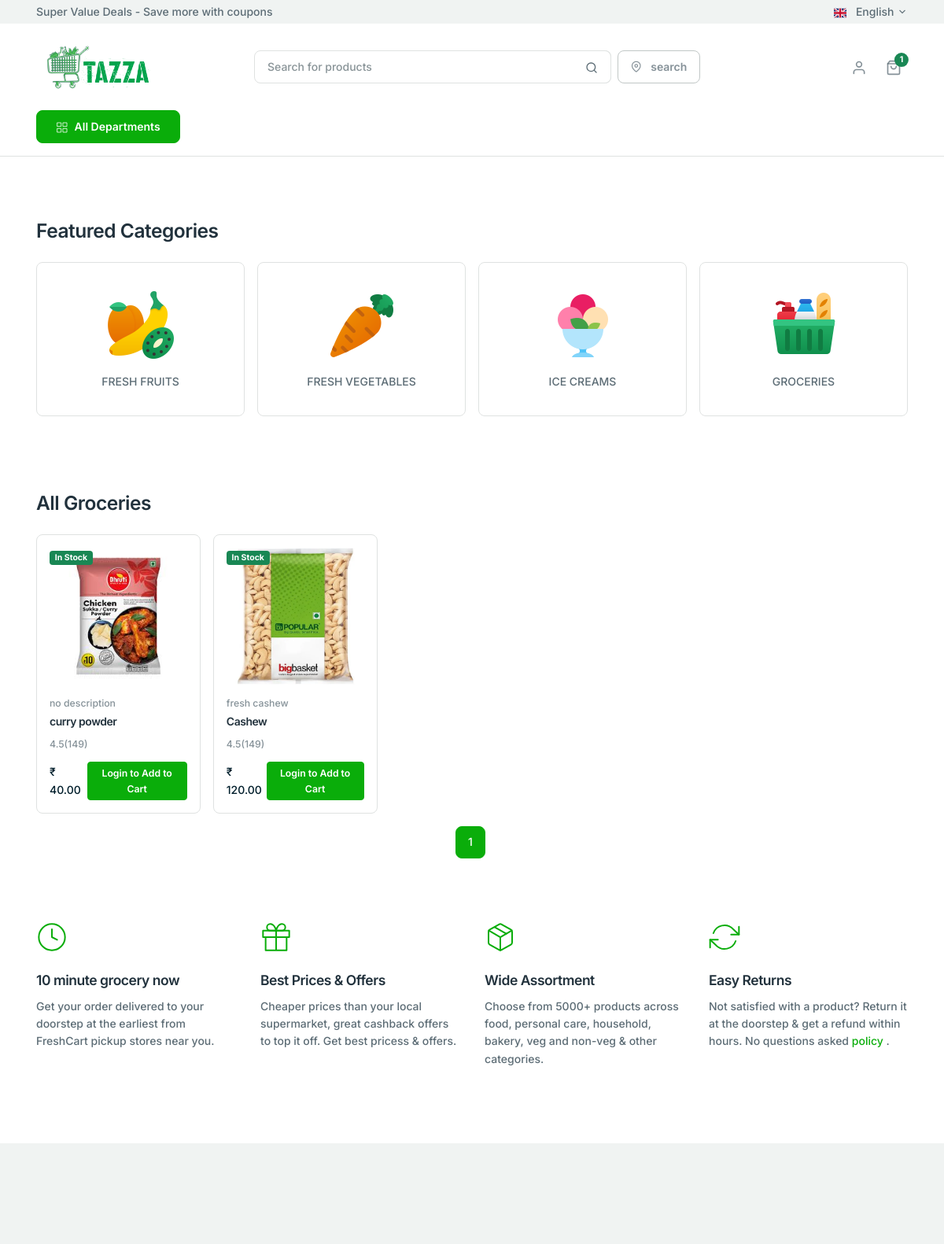
Page /grocery/ on the committed database.
### APP/models.py (models this page shows, shortened)
class Product(models.Model):
    CATEGORY_CHOICES = [
        ('VEG', 'Vegetables'),
        ('ICE', 'Ice creams'),
        ('FRU', 'Fruits'),
        ('GRO', 'Groceries'),
    ]
    name = models.CharField(max_length=50)
    description = models.CharField(max_length=300, default='')
    quantity = models.IntegerField(default=0)
    price = models.DecimalField(max_digits=10, decimal_places=2)
    images = models.ImageField(upload_to='images/', null=True)
    category = models.CharField(max_length=3, choices=CATEGORY_CHOICES, default='VEG')
    in_stock = models.BooleanField(default=True)  # New field for stock availability

### APP/views.py (the view)
# urls.py: path('grocery/', views.groceries, name='grocery'),
def groceries(request):
    groceries_list = Product.objects.filter(category='GRO')
    paginator = Paginator(groceries_list, 8)  # Show 8 products per page
    page_number = request.GET.get('page')
    page_obj = paginator.get_page(page_number)
    return render(request, 'grocery.html', {'address': page_obj})

### templates/grocery.html (shortened to what this page needs)
<!DOCTYPE html>
{% load static %}
<html lang="en"><head>
		<link href="{% static 'css/slick.css' %}" rel="stylesheet">
		<link href="{% static 'css/slick-theme.css' %}" rel="stylesheet">
		<link href="{% static 'css/tiny-slider.css' %}" rel="stylesheet">
<link href="{% static 'css/bootstrap-icons.min.css' %}" rel="stylesheet">
<link href="{% static 'css/feather-icons.css' %}" rel="stylesheet">
<link href="{% static 'css/simplebar.min.css' %}" rel="stylesheet">
<link rel="stylesheet" href="{% static 'css/theme.min.css' %}">
	</head>
	<body>
<div class="border-bottom">
	<div class="bg-light py-1">
		<div class="container">
			<div class="row">
				<div class="col-md-6 col-12 text-center text-md-start"><span>Super Value Deals - Save more with coupons</span></div>
				<div class="col-6 text-end d-none d-md-block">
					<div class="dropdown selectBox">
						<a class="dropdown-toggle selectValue text-reset" href="javascript:void(0)" data-bs-toggle="dropdown" aria-expanded="false">
							<span class="me-2">
							</span>
							English
						</a>
					</div>
				</div>
			</div>
		</div>
	</div>
	<div class="py-5">
		<div class="container">
			<div class="row w-100 align-items-center gx-lg-2 gx-0">
				<div class="col-xxl-2 col-lg-3 col-md-6 col-5">
					<a class="navbar-brand d-none d-lg-block" href="{% url 'index' %}">
						<img height="70px;" src="{% static 'images/icons/logo.png' %}" alt="eCommerce HTML Template">
					</a>
				</div>
				<div class="col-xxl-5 col-lg-5 d-none d-lg-block">
					<form action="#">
						<div class="input-group">
							<input class="form-control rounded" type="search" placeholder="Search for products">
							<span class="input-group-append">
								<button class="btn bg-white border border-start-0 ms-n10 rounded-0 rounded-end" type="button">
									<svg xmlns="http://www.w3.org/2000/svg" width="16" height="16" viewBox="0 0 24 24" fill="none" stroke="currentColor" stroke-width="2" stroke-linecap="round" stroke-linejoin="round" class="feather feather-search">
										<circle cx="11" cy="11" r="8"></circle>
										<line x1="21" y1="21" x2="16.65" y2="16.65"></line>
									</svg>
								</button>
							</span>
						</div>
					</form>
				</div>
				<div class="col-md-2 col-xxl-3 d-none d-lg-block">
					<button type="button" class="btn btn-outline-gray-400 text-muted" data-bs-toggle="modal" data-bs-target="#locationModal">
						<i class="feather-icon icon-map-pin me-2"></i>
						search
					</button>
				</div>
				<div class="col-lg-2 col-xxl-2 text-end col-md-6 col-7">
					<div class="list-inline">
						{% if not request.user.is_authenticated %}
						<div class="list-inline-item me-5">
							<a href="{% url 'login' %}" class="text-muted">
								<svg xmlns="http://www.w3.org/2000/svg" width="20" height="20" viewBox="0 0 24 24" fill="none" stroke="currentColor" stroke-width="2" stroke-linecap="round" stroke-linejoin="round" class="feather feather-user">
									<path d="M20 21v-2a4 4 0 0 0-4-4H8a4 4 0 0 0-4 4v2"></path>
									<circle cx="12" cy="7" r="4"></circle>
								</svg>
							</a>
						</div>
						{% endif %}
						<div class="list-inline-item me-5 me-lg-0">
							{% if not request.user.is_authenticated %}
								<a class="text-muted position-relative" href="{% url 'login' %}">
									<span class="position-absolute top-0 start-100 translate-middle badge rounded-pill bg-success">
										1
									</span>
								</a>
							{% endif %}
						</div>
					</div>
				</div>
			</div>
		</div>
	</div>
	<nav class="navbar navbar-expand-lg navbar-light navbar-default py-0 pb-lg-4" aria-label="Offcanvas navbar large">
		<div class="container">
			<div class="offcanvas offcanvas-start" tabindex="-1" id="navbar-default" aria-labelledby="navbar-defaultLabel">
				<div class="offcanvas-body">
					<div class="dropdown me-3 d-none d-lg-block">
						<button class="btn btn-primary px-6" type="button" id="dropdownMenuButton1" data-bs-toggle="dropdown" aria-expanded="false">
							<span class="me-1">
							</span>
							All Departments
						</button>
					</div>
				</div>
			</div>
		</div>
	</nav>
</div>
		<main>
			<section class="mb-lg-10 mt-lg-14 my-8">
				<div class="container">
					<div class="row">
						<div class="col-12 mb-6">
							<h3 class="mb-0">Featured Categories</h3>
						</div>
					</div>
					<div class="category-slider">
						<div class="item">
							<a href="{% url 'fruits' %}" class="text-decoration-none text-inherit">
								<div class="card card-product mb-lg-4">
									<div class="card-body text-center py-8">
										<img src="{% static 'images/icons/FRUXX.png' %}" alt="Grocery Ecommerce Template" class="mb-3 img-fluid">
										<div class="text-truncate">FRESH FRUITS</div>
									</div>
								</div>
							</a>
						</div>
						<div class="item">
							<a href="{% url 'vegitables' %}" class="text-decoration-none text-inherit">
								<div class="card card-product mb-lg-4">
									<div class="card-body text-center py-8">
										<img src="{% static 'images/icons/vegitables.png' %}" alt="Grocery Ecommerce Template" class="mb-3">
										<div class="text-truncate">FRESH VEGETABLES</div>
									</div>
								</div>
							</a>
						</div>
						<div class="item">
							<a href="{% url 'icecream' %}" class="text-decoration-none text-inherit">
								<div class="card card-product mb-lg-4">
									<div class="card-body text-center py-8">
										<img src="{% static 'images/icons/icecreams.png' %}" alt="Grocery Ecommerce Template" class="mb-3">
										<div class="text-truncate">ICE CREAMS</div>
									</div>
								</div>
							</a>
						</div>
						<div class="item">
							<a href="{% url 'grocery' %}" class="text-decoration-none text-inherit">
								<div class="card card-product mb-lg-4">
									<div class="card-body text-center py-8">
										<img src="{% static 'images/icons/groceries.png' %}" alt="Grocery Ecommerce Template" class="mb-3">
										<div class="text-truncate">GROCERIES</div>
									</div>
								</div>
							</a>
						</div>
					</div>
				</div>
			</section>
			<section class="my-lg-14 my-8">
    <div class="container">
        <div class="row">
            <div class="col-12 mb-6">
                <h3 class="mb-0">All Groceries</h3>
            </div>
        </div>
		<div class="row g-4 row-cols-lg-5 row-cols-2 row-cols-md-3">
			{% for product in address %}
			<div class="col">
				<div class="card card-product">
					<div class="card-body">
						<div class="text-center position-relative">
							{% if product.in_stock %}
							<div class="position-absolute top-0 start-0">
								<span class="badge bg-success">In Stock</span>
							</div>
							{% else %}
							<div class="position-absolute top-0 start-0">
								<span class="badge bg-danger">Out of Stock</span>
							</div>
							{% endif %}
							<a href="#!"><img src="{{ product.images.url }}" alt="Product Image" class="mb-3 img-fluid"></a>
						</div>
						<div class="text-small mb-1">
							<a href="#!" class="text-decoration-none text-muted"><small>{{ product.description }}</small></a>
						</div>
						<h2 class="fs-6"><a href="./pages/shop-single.html" class="text-inherit text-decoration-none">{{ product.name }}</a></h2>
						<div>
							<span class="text-muted small">4.5(149)</span>
						</div>
						<div class="d-flex justify-content-between align-items-center mt-3">
							<div>
								<span class="text-dark">₹ {{ product.price }}</span>
							</div>
							{% if product.in_stock %}
							{% if user.is_authenticated %}
							<form action="{% url 'add_to_cart' product.id %}" method="post">
								{% csrf_token %}
								<button type="submit" class="btn btn-primary btn-sm">
									<svg xmlns="http://www.w3.org/2000/svg" width="16" height="16" viewBox="0 0 24 24" fill="none" stroke="currentColor" stroke-width="2" stroke-linecap="round" stroke-linejoin="round" class="feather feather-plus">
										<line x1="12" y1="5" x2="12" y2="19"></line>
										<line x1="5" y1="12" x2="19" y2="12"></line>
									</svg>
									Add to Cart
								</button>
							</form>
							{% else %}
							<a href="{% url 'login' %}?next={{ request.path }}" class="btn btn-primary btn-sm">Login to Add to Cart</a>
							{% endif %}
							{% else %}
							<button type="button" class="btn btn-secondary btn-sm" disabled>
								Out of Stock
							</button>
							{% endif %}
						</div>
					</div>
				</div>
			</div>
			{% endfor %}
		</div>
 <nav aria-label="Page navigation">
	<ul class="pagination justify-content-center mt-4">
		{% for num in address.paginator.page_range %}
		<li class="page-item {% if address.number == num %}active{% endif %}">
			<a class="page-link" href="?page={{ num }}">{{ num }}</a>
		</li>
		{% endfor %}
	</ul>
</nav>
</div>
</section>
			<section class="my-lg-14 my-8">
				<div class="container">
					<div class="row">
						<div class="col-md-6 col-lg-3">
							<div class="mb-8 mb-xl-0">
								<div class="mb-6"><img src="{% static 'images/clock.svg' %}" alt=""></div>
								<h3 class="h5 mb-3">10 minute grocery now</h3>
								<p>Get your order delivered to your doorstep at the earliest from FreshCart pickup stores near you.</p>
							</div>
						</div>
						<div class="col-md-6 col-lg-3">
							<div class="mb-8 mb-xl-0">
								<div class="mb-6"><img src="{% static 'images/gift.svg' %}" alt=""></div>
								<h3 class="h5 mb-3">Best Prices &amp; Offers</h3>
								<p>Cheaper prices than your local supermarket, great cashback offers to top it off. Get best pricess &amp; offers.</p>
							</div>
						</div>
						<div class="col-md-6 col-lg-3">
							<div class="mb-8 mb-xl-0">
								<div class="mb-6"><img src="{% static 'images/package.svg' %}" alt=""></div>
								<h3 class="h5 mb-3">Wide Assortment</h3>
								<p>Choose from 5000+ products across food, personal care, household, bakery, veg and non-veg &amp; other categories.</p>
							</div>
						</div>
						<div class="col-md-6 col-lg-3">
							<div class="mb-8 mb-xl-0">
								<div class="mb-6"><img src="{% static 'images/refresh-cw.svg' %}" alt=""></div>
								<h3 class="h5 mb-3">Easy Returns</h3>
								<p>
									Not satisfied with a product? Return it at the doorstep &amp; get a refund within hours. No questions asked
									<a href="#!">policy</a>
									.
								</p>
							</div>
						</div>
					</div>
				</div>
			</section>
		</main>
<footer class="footer">
</footer>
</body></html>

### rows in the picture
Product: in_stock "In Stock", images (picture), description "no description", name "curry powder", price "40.00"
Product: in_stock "In Stock", images (picture), description "fresh cashew", name "Cashew", price "120.00"

### other values in the picture
{{ num }} "1"
